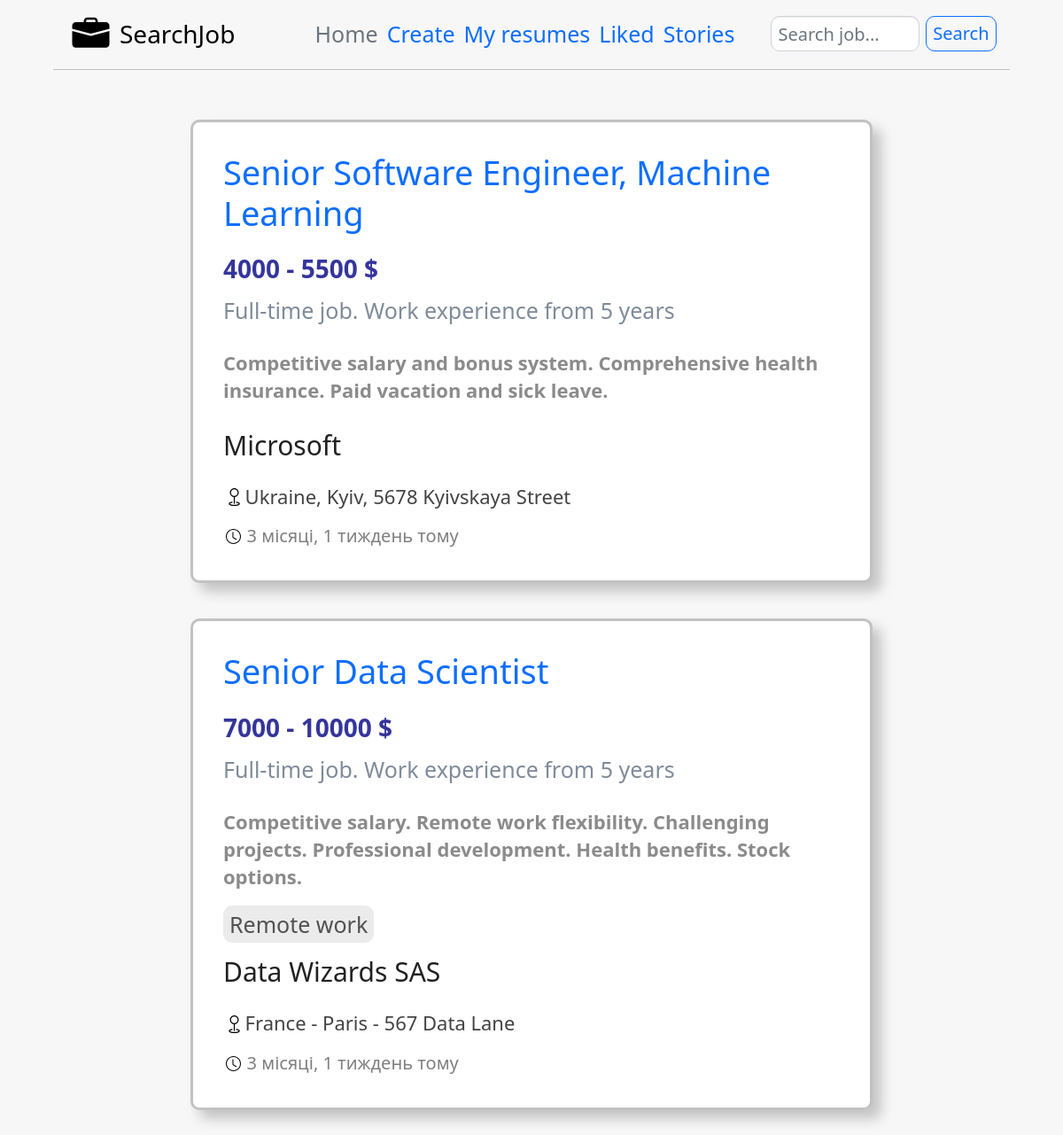
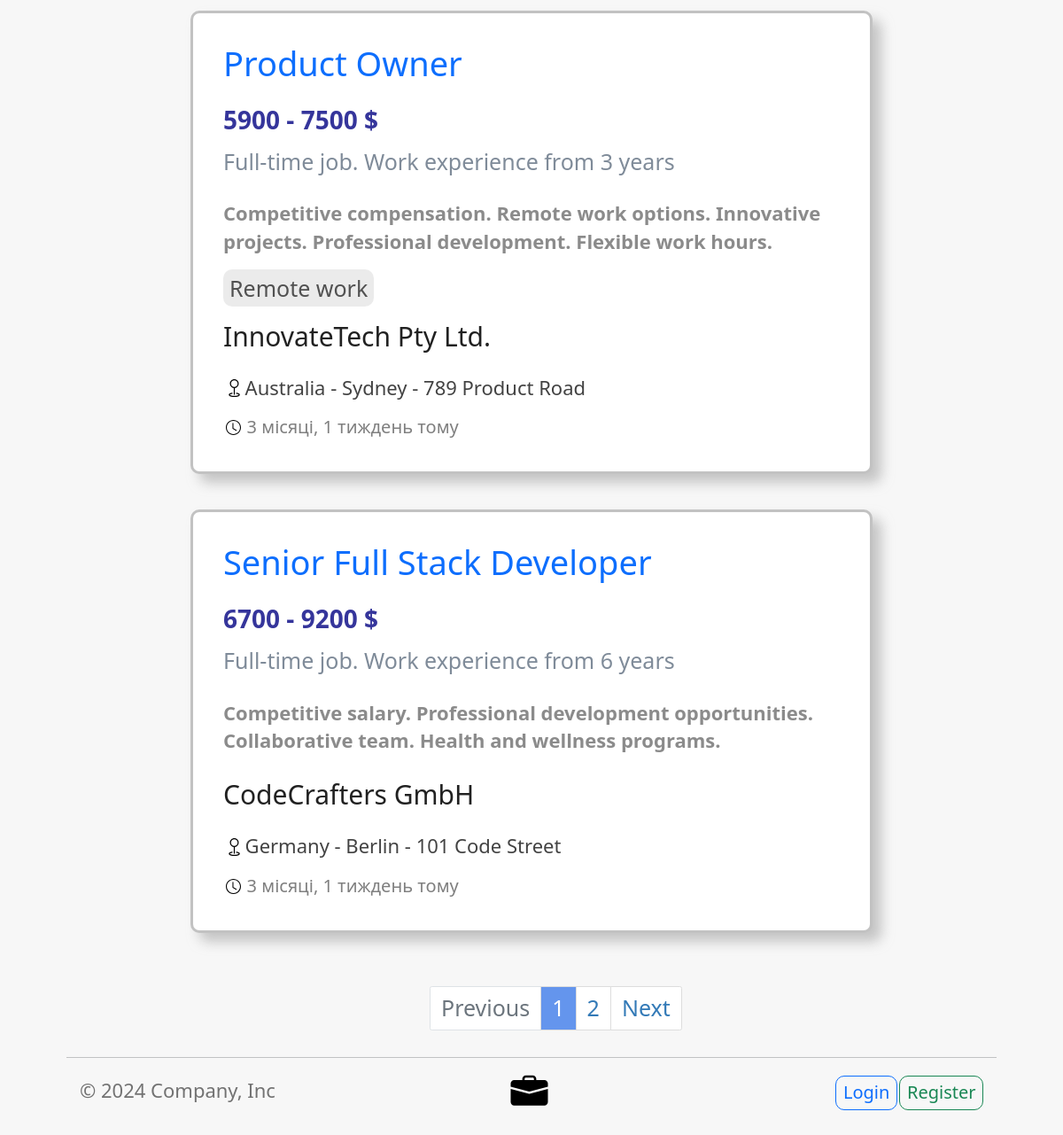
/employee/, run on the app's committed database (2 pictures, top to bottom).
### employer/models.py (models this page shows, shortened)
class EmployerModel(models.Model):
    name_of_job = models.CharField(max_length=100, default='')
    location = models.CharField(max_length=50, default='')
    name_of_company = models.CharField(max_length=50, default='')
    required_english = models.CharField(choices=level_of_eng(), default=level_of_eng()[4][0], max_length=30)
    type_of_job = models.CharField(max_length=40, choices=type_of_job(), default=type_of_job()[0][0])
    main_programming_language = models.CharField(max_length=15, choices=programming_languages(),
                                                 default=programming_languages()[11][0])
    lower_salary = models.SmallIntegerField(default=500)
    higher_salary = models.SmallIntegerField(default=1000)
    remote_job = models.BooleanField(default=False)
    min_experience = models.SmallIntegerField(default=0)
    benefits_of_job = models.TextField(default='')
    responsibilities_of_job = models.TextField(default='')
    requirements_of_job = models.TextField(default='')
    link_to_own_website = models.URLField(default='', null=True, blank=True)
    linkedin = models.URLField(default='', null=True, blank=True)
    email = models.EmailField(max_length=40, default='')
    phone_number = models.CharField(max_length=20, default='')
    timestamp = models.DateTimeField(auto_now_add=True)
    update = models.DateTimeField(auto_now=True)
    user = models.ForeignKey(
        settings.AUTH_USER_MODEL,
        default=1,
        on_delete=models.PROTECT
    )
    time_work = models.CharField(choices=time_work(), default=time_work()[0][0], max_length=15)
    class Meta:
        ordering = ('-timestamp', '-name_of_job')
        verbose_name = 'Vacancy'
        verbose_name_plural = 'Vacancies'
    def get_url_to_vacancy(self):
        return f'/{settings.USER_SIDE}/vacancy/{self.id}/'

### employee/views.py (the view, shortened to what this page needs)
# urls.py: path('employee/', include('employee.urls'), name='home-employee'),
def home(request):
    if not str(request.get_full_path()).replace('/', ''):
        return redirect('employee:home-employee')
    settings.USER_SIDE = 'employee'
    queryset = EmployerModel.objects.all()
    query = request.GET.get('q')
    vacancies_per_page = 4
    paginator = Paginator(queryset, vacancies_per_page)
    page_request_var = 'page'
    page = request.GET.get(page_request_var)
    try:
        queryset = paginator.get_page(page)
    except PageNotAnInteger:
        queryset = paginator.page(paginator.num_pages)
    except EmptyPage:
        queryset = paginator.page(paginator.num_pages)
    context = {
        'vacancies': queryset,
        'page_request_var': page_request_var,
        'paginator_range': paginator_array(paginator.num_pages, paginator.get_page(page).number),
        'count_of_pages': paginator.num_pages,
        'count_of_vacancies': len(queryset),
        'current_year': get_current_year()
    }
    return render(request, 'employee/home.html', context)

### additional_functions/additional.py (called while the page is built, shortened)
def paginator_array(all_pages, current_page):
    lst = []
    if all_pages < 6:
        lst = [i+1 for i in range(0, all_pages)]
    return lst

def get_current_year():
    current_date = datetime.datetime.now()
    return current_date.year

### templates/employee/home.html (shortened to what this page needs)
{% extends 'employee/base_employee_block.html' %}
{% block add_in_nav %}
    <ul class="nav col-12 col-md-6 me-lg-auto mb-2 justify-content-center mb-md-0" style="font-size: 25px;">
        <li><a href="{% url 'employee:home-employee' %}" class="nav-link px-2 link-secondary">Home</a></li>
        <li><a href="{% if user.is_authenticated %}{% url 'employee:create' %}{% else %}{% url 'users:login' %}{% endif %}" class="nav-link px-2">Create</a></li>
        <li><a href="{% if user.is_authenticated %}{% url 'employee:resumes' %}{% else %}{% url 'users:login' %}{% endif %}" class="nav-link px-2">My resumes</a></li>
        <li><a href="{% if user.is_authenticated %}{% url 'employee:liked' %}{% else %}{% url 'users:login' %}{% endif %}" class="nav-link px-2">Liked</a></li>
        <li><a href="{% if user.is_authenticated %}{% url 'story:home-story' %}{% else %}{% url 'users:login' %}{% endif %}" class="nav-link px-2">Stories</a></li>
    </ul>
    <form class="col-12 col-lg-auto mb-3 mb-lg-0 me-lg-3" style="display: flex;" action="" method="GET">
        <input type="text" style="margin-right: 7px; height: 40px; font-size: 20px; margin-top: 8px; border-radius: 10px;" name="q" class="form-control" placeholder="Search job..." aria-label="Search" value="{{ request.GET.q }}">
        <input type="submit" style="font-size: 20px; margin-top: 8px; border-radius: 10px;" value="Search" class="btn btn-outline-primary me-2">
    </form>
{% endblock add_in_nav %}
{% block main_content %}
    <div class="col-sm-8 col-sm-offset-2" style="margin-top: 50px;">
        {% for vacancy in vacancies %}
            <div class="row">
                <div class="col-sm-20" style="margin-bottom: 20px;">
                    <div class="thumbnail" style="border-radius: 10px; border: 3px solid rgba(178,178,178,0.79); box-shadow: 10px 10px 14px rgba(159,159,159,0.57);">
                        <div class="caption" style="padding: 30px;">
                            <h3 class="name" style="font-size: 38px; text-align: left;"><a style="text-decoration: none" href="{{ vacancy.get_url_to_vacancy }}">{{ vacancy.name_of_job }}</a></h3>
                            <p class="salary" style="color: #35359b; font-size: 28px; font-weight: bolder; padding-top: 15px;">
                                {{ vacancy.lower_salary }}
                                 -
                                {{ vacancy.higher_salary }} $
                            </p>
                            <p style="font-size: 25px; color: #7f8b99;">
                                {{ vacancy.time_work }}. Work experience from {{ vacancy.min_experience }} years
                            </p>
                            <p class="description" style="font-size: 22px; font-weight: 600; color: rgba(77,77,77,0.65); padding-top: 15px; padding-bottom: 10px;">
                                {{ vacancy.benefits_of_job }}
                            </p>
                            <div style="margin-bottom: 15px;">
                                {% if vacancy.remote_job %}
                                    <span style="font-size: 25px; padding: 4px 7px; border: 2px rgba(234,234,234,0.93); border-radius: 10px; color: rgba(23,23,23,0.73); background-color: rgba(234,234,234,0.93)">Remote work</span>
                                {% endif %}
                            </div>
                            <p class="company" style="font-size: 30px; padding-bottom: 10px; color: rgba(0,0,0,0.87); font-weight: 500">
                                <span class="company-name">
                                    {{ vacancy.name_of_company }}
                                </span>
                            </p>
                            <div>
                                <div>
                                    <span style="font-size: 22px; color: rgba(0,0,0,0.74);">{{ vacancy.location }}</span>
                                </div>
                                <div style="margin-top: 10px;">
                                    <span style="font-size: 20px; font-weight: 500; color: rgba(80,80,80,0.73)">{{ vacancy.timestamp|timesince }} тому</span>
                                </div>
                            </div>
                        </div>
                    </div>
                </div>
            </div>
        {% endfor %}
    </div>
    {% if count_of_pages > 1 %}
        <div class="col-sm-8 col-sm-offset-4" style="padding-left: 85px;">
            {% include 'employee/paginator.html' %}
        </div>
    {% endif %}
{% endblock main_content %}

### data on the page
EmployerModel: name_of_job "Senior Software Engineer, Machine Learning", lower_salary "4000", higher_salary "5500", time_work "Full-time job", min_experience "5", benefits_of_job "Competitive salary and bonus system. Comprehensive health insurance. Paid vacation and sick leave.", name_of_company "Microsoft", location "Ukraine, Kyiv, 5678 Kyivskaya Street", timestamp "3 місяці, 1 тиждень"
EmployerModel: name_of_job "Senior Data Scientist", lower_salary "7000", higher_salary "10000", time_work "Full-time job", min_experience "5", benefits_of_job "Competitive salary. Remote work flexibility. Challenging projects. Professional development. Health benefits. Stock options.", remote_job "Remote work", name_of_company "Data Wizards SAS", location "France - Paris - 567 Data Lane", timestamp "3 місяці, 1 тиждень"
EmployerModel: name_of_job "Product Owner", lower_salary "5900", higher_salary "7500", time_work "Full-time job", min_experience "3", benefits_of_job "Competitive compensation. Remote work options. Innovative projects. Professional development. Flexible work hours.", remote_job "Remote work", name_of_company "InnovateTech Pty Ltd.", location "Australia - Sydney - 789 Product Road", timestamp "3 місяці, 1 тиждень"
EmployerModel: name_of_job "Senior Full Stack Developer", lower_salary "6700", higher_salary "9200", time_work "Full-time job", min_experience "6", benefits_of_job "Competitive salary. Professional development opportunities. Collaborative team. Health and wellness programs.", name_of_company "CodeCrafters GmbH", location "Germany - Berlin - 101 Code Street", timestamp "3 місяці, 1 тиждень"

### other printed values
{{ page }} "1" "2"
{{ current_year }} "2024"
